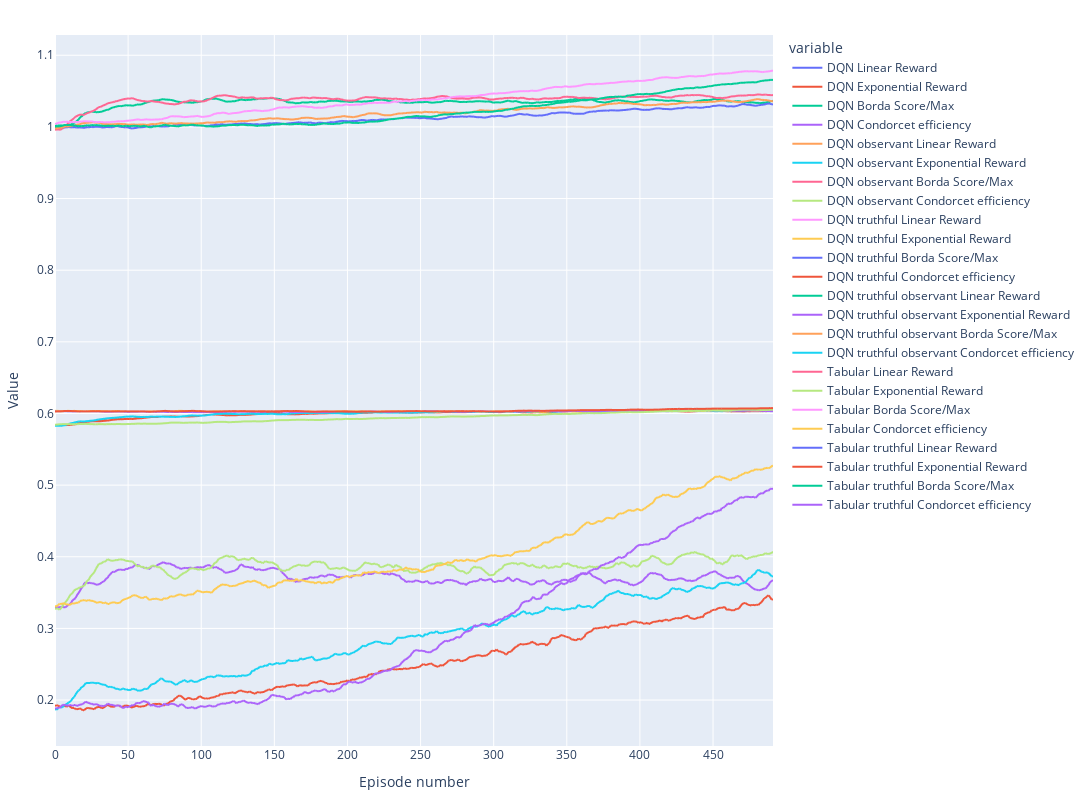

The code cell stored with this chart in its notebook:
### Code cell
fig = px.line(results_plot)
fig.update_layout(
    margin=dict(l=20, r=30, t=35, b=20),width=1200,
    height=800,yaxis=dict(
        title_text="Value"),xaxis=dict(
        title_text="Episode number")
)
fig.show()

### Figure 1 — Plotly figure (JSON) as saved in the notebook; plotly's stock layout.template omitted (floating-point values rounded to 4 significant figures; data arrays with more than 128 entries replaced by an {"elided": "..."} marker saying what was removed)
{"data": [{"hovertemplate": "variable=DQN Linear Reward<br>index=%{x}<br>value=%{y}<extra></extra>", "legendgroup": "DQN Linear Reward", "line": {"color": "#636efa", "dash": "solid"}, "mode": "lines", "name": "DQN Linear Reward", "showlegend": true, "type": "scattergl", "x": {"elided": "2952 int values"}, "xaxis": "x", "y": {"elided": "2952 float values"}, "yaxis": "y"}, {"hovertemplate": "variable=DQN Exponential Reward<br>index=%{x}<br>value=%{y}<extra></extra>", "legendgroup": "DQN Exponential Reward", "line": {"color": "#EF553B", "dash": "solid"}, "mode": "lines", "name": "DQN Exponential Reward", "showlegend": true, "type": "scattergl", "x": {"elided": "2952 int values"}, "xaxis": "x", "y": {"elided": "2952 float values"}, "yaxis": "y"}, {"hovertemplate": "variable=DQN Borda Score/Max<br>index=%{x}<br>value=%{y}<extra></extra>", "legendgroup": "DQN Borda Score/Max", "line": {"color": "#00cc96", "dash": "solid"}, "mode": "lines", "name": "DQN Borda Score/Max", "showlegend": true, "type": "scattergl", "x": {"elided": "2952 int values"}, "xaxis": "x", "y": {"elided": "2952 float values"}, "yaxis": "y"}, {"hovertemplate": "variable=DQN Condorcet efficiency<br>index=%{x}<br>value=%{y}<extra></extra>", "legendgroup": "DQN Condorcet efficiency", "line": {"color": "#ab63fa", "dash": "solid"}, "mode": "lines", "name": "DQN Condorcet efficiency", "showlegend": true, "type": "scattergl", "x": {"elided": "2952 int values"}, "xaxis": "x", "y": {"elided": "2952 float values"}, "yaxis": "y"}, {"hovertemplate": "variable=DQN observant Linear Reward<br>index=%{x}<br>value=%{y}<extra></extra>", "legendgroup": "DQN observant Linear Reward", "line": {"color": "#FFA15A", "dash": "solid"}, "mode": "lines", "name": "DQN observant Linear Reward", "showlegend": true, "type": "scattergl", "x": {"elided": "2952 int values"}, "xaxis": "x", "y": {"elided": "2952 float values"}, "yaxis": "y"}, {"hovertemplate": "variable=DQN observant Exponential Reward<br>index=%{x}<br>value=%{y}<extra></extra>", "legendgroup": "DQN observant Exponential Reward", "line": {"color": "#19d3f3", "dash": "solid"}, "mode": "lines", "name": "DQN observant Exponential Reward", "showlegend": true, "type": "scattergl", "x": {"elided": "2952 int values"}, "xaxis": "x", "y": {"elided": "2952 float values"}, "yaxis": "y"}, {"hovertemplate": "variable=DQN observant Borda Score/Max<br>index=%{x}<br>value=%{y}<extra></extra>", "legendgroup": "DQN observant Borda Score/Max", "line": {"color": "#FF6692", "dash": "solid"}, "mode": "lines", "name": "DQN observant Borda Score/Max", "showlegend": true, "type": "scattergl", "x": {"elided": "2952 int values"}, "xaxis": "x", "y": {"elided": "2952 float values"}, "yaxis": "y"}, {"hovertemplate": "variable=DQN observant Condorcet efficiency<br>index=%{x}<br>value=%{y}<extra></extra>", "legendgroup": "DQN observant Condorcet efficiency", "line": {"color": "#B6E880", "dash": "solid"}, "mode": "lines", "name": "DQN observant Condorcet efficiency", "showlegend": true, "type": "scattergl", "x": {"elided": "2952 int values"}, "xaxis": "x", "y": {"elided": "2952 float values"}, "yaxis": "y"}, {"hovertemplate": "variable=DQN truthful Linear Reward<br>index=%{x}<br>value=%{y}<extra></extra>", "legendgroup": "DQN truthful Linear Reward", "line": {"color": "#FF97FF", "dash": "solid"}, "mode": "lines", "name": "DQN truthful Linear Reward", "showlegend": true, "type": "scattergl", "x": {"elided": "2952 int values"}, "xaxis": "x", "y": {"elided": "2952 float values"}, "yaxis": "y"}, {"hovertemplate": "variable=DQN truthful Exponential Reward<br>index=%{x}<br>value=%{y}<extra></extra>", "legendgroup": "DQN truthful Exponential Reward", "line": {"color": "#FECB52", "dash": "solid"}, "mode": "lines", "name": "DQN truthful Exponential Reward", "showlegend": true, "type": "scattergl", "x": {"elided": "2952 int values"}, "xaxis": "x", "y": {"elided": "2952 float values"}, "yaxis": "y"}, {"hovertemplate": "variable=DQN truthful Borda Score/Max<br>index=%{x}<br>value=%{y}<extra></extra>", "legendgroup": "DQN truthful Borda Score/Max", "line": {"color": "#636efa", "dash": "solid"}, "mode": "lines", "name": "DQN truthful Borda Score/Max", "showlegend": true, "type": "scattergl", "x": {"elided": "2952 int values"}, "xaxis": "x", "y": {"elided": "2952 float values"}, "yaxis": "y"}, {"hovertemplate": "variable=DQN truthful Condorcet efficiency<br>index=%{x}<br>value=%{y}<extra></extra>", "legendgroup": "DQN truthful Condorcet efficiency", "line": {"color": "#EF553B", "dash": "solid"}, "mode": "lines", "name": "DQN truthful Condorcet efficiency", "showlegend": true, "type": "scattergl", "x": {"elided": "2952 int values"}, "xaxis": "x", "y": {"elided": "2952 float values"}, "yaxis": "y"}, {"hovertemplate": "variable=DQN truthful observant Linear Reward<br>index=%{x}<br>value=%{y}<extra></extra>", "legendgroup": "DQN truthful observant Linear Reward", "line": {"color": "#00cc96", "dash": "solid"}, "mode": "lines", "name": "DQN truthful observant Linear Reward", "showlegend": true, "type": "scattergl", "x": {"elided": "2952 int values"}, "xaxis": "x", "y": {"elided": "2952 float values"}, "yaxis": "y"}, {"hovertemplate": "variable=DQN truthful observant Exponential Reward<br>index=%{x}<br>value=%{y}<extra></extra>", "legendgroup": "DQN truthful observant Exponential Reward", "line": {"color": "#ab63fa", "dash": "solid"}, "mode": "lines", "name": "DQN truthful observant Exponential Reward", "showlegend": true, "type": "scattergl", "x": {"elided": "2952 int values"}, "xaxis": "x", "y": {"elided": "2952 float values"}, "yaxis": "y"}, {"hovertemplate": "variable=DQN truthful observant Borda Score/Max<br>index=%{x}<br>value=%{y}<extra></extra>", "legendgroup": "DQN truthful observant Borda Score/Max", "line": {"color": "#FFA15A", "dash": "solid"}, "mode": "lines", "name": "DQN truthful observant Borda Score/Max", "showlegend": true, "type": "scattergl", "x": {"elided": "2952 int values"}, "xaxis": "x", "y": {"elided": "2952 float values"}, "yaxis": "y"}, {"hovertemplate": "variable=DQN truthful observant Condorcet efficiency<br>index=%{x}<br>value=%{y}<extra></extra>", "legendgroup": "DQN truthful observant Condorcet efficiency", "line": {"color": "#19d3f3", "dash": "solid"}, "mode": "lines", "name": "DQN truthful observant Condorcet efficiency", "showlegend": true, "type": "scattergl", "x": {"elided": "2952 int values"}, "xaxis": "x", "y": {"elided": "2952 float values"}, "yaxis": "y"}, {"hovertemplate": "variable=Tabular Linear Reward<br>index=%{x}<br>value=%{y}<extra></extra>", "legendgroup": "Tabular Linear Reward", "line": {"color": "#FF6692", "dash": "solid"}, "mode": "lines", "name": "Tabular Linear Reward", "showlegend": true, "type": "scattergl", "x": {"elided": "2952 int values"}, "xaxis": "x", "y": {"elided": "2952 float values"}, "yaxis": "y"}, {"hovertemplate": "variable=Tabular Exponential Reward<br>index=%{x}<br>value=%{y}<extra></extra>", "legendgroup": "Tabular Exponential Reward", "line": {"color": "#B6E880", "dash": "solid"}, "mode": "lines", "name": "Tabular Exponential Reward", "showlegend": true, "type": "scattergl", "x": {"elided": "2952 int values"}, "xaxis": "x", "y": {"elided": "2952 float values"}, "yaxis": "y"}, {"hovertemplate": "variable=Tabular Borda Score/Max<br>index=%{x}<br>value=%{y}<extra></extra>", "legendgroup": "Tabular Borda Score/Max", "line": {"color": "#FF97FF", "dash": "solid"}, "mode": "lines", "name": "Tabular Borda Score/Max", "showlegend": true, "type": "scattergl", "x": {"elided": "2952 int values"}, "xaxis": "x", "y": {"elided": "2952 float values"}, "yaxis": "y"}, {"hovertemplate": "variable=Tabular Condorcet efficiency<br>index=%{x}<br>value=%{y}<extra></extra>", "legendgroup": "Tabular Condorcet efficiency", "line": {"color": "#FECB52", "dash": "solid"}, "mode": "lines", "name": "Tabular Condorcet efficiency", "showlegend": true, "type": "scattergl", "x": {"elided": "2952 int values"}, "xaxis": "x", "y": {"elided": "2952 float values"}, "yaxis": "y"}, {"hovertemplate": "variable=Tabular truthful Linear Reward<br>index=%{x}<br>value=%{y}<extra></extra>", "legendgroup": "Tabular truthful Linear Reward", "line": {"color": "#636efa", "dash": "solid"}, "mode": "lines", "name": "Tabular truthful Linear Reward", "showlegend": true, "type": "scattergl", "x": {"elided": "2952 int values"}, "xaxis": "x", "y": {"elided": "2952 float values"}, "yaxis": "y"}, {"hovertemplate": "variable=Tabular truthful Exponential Reward<br>index=%{x}<br>value=%{y}<extra></extra>", "legendgroup": "Tabular truthful Exponential Reward", "line": {"color": "#EF553B", "dash": "solid"}, "mode": "lines", "name": "Tabular truthful Exponential Reward", "showlegend": true, "type": "scattergl", "x": {"elided": "2952 int values"}, "xaxis": "x", "y": {"elided": "2952 float values"}, "yaxis": "y"}, {"hovertemplate": "variable=Tabular truthful Borda Score/Max<br>index=%{x}<br>value=%{y}<extra></extra>", "legendgroup": "Tabular truthful Borda Score/Max", "line": {"color": "#00cc96", "dash": "solid"}, "mode": "lines", "name": "Tabular truthful Borda Score/Max", "showlegend": true, "type": "scattergl", "x": {"elided": "2952 int values"}, "xaxis": "x", "y": {"elided": "2952 float values"}, "yaxis": "y"}, {"hovertemplate": "variable=Tabular truthful Condorcet efficiency<br>index=%{x}<br>value=%{y}<extra></extra>", "legendgroup": "Tabular truthful Condorcet efficiency", "line": {"color": "#ab63fa", "dash": "solid"}, "mode": "lines", "name": "Tabular truthful Condorcet efficiency", "showlegend": true, "type": "scattergl", "x": {"elided": "2952 int values"}, "xaxis": "x", "y": {"elided": "2952 float values"}, "yaxis": "y"}], "layout": {"height": 800, "legend": {"title": {"text": "variable"}, "tracegroupgap": 0}, "margin": {"b": 20, "l": 20, "r": 30, "t": 35}, "width": 1200, "xaxis": {"anchor": "y", "domain": [0, 1], "title": {"text": "Episode number"}}, "yaxis": {"anchor": "x", "domain": [0, 1], "title": {"text": "Value"}}}}
